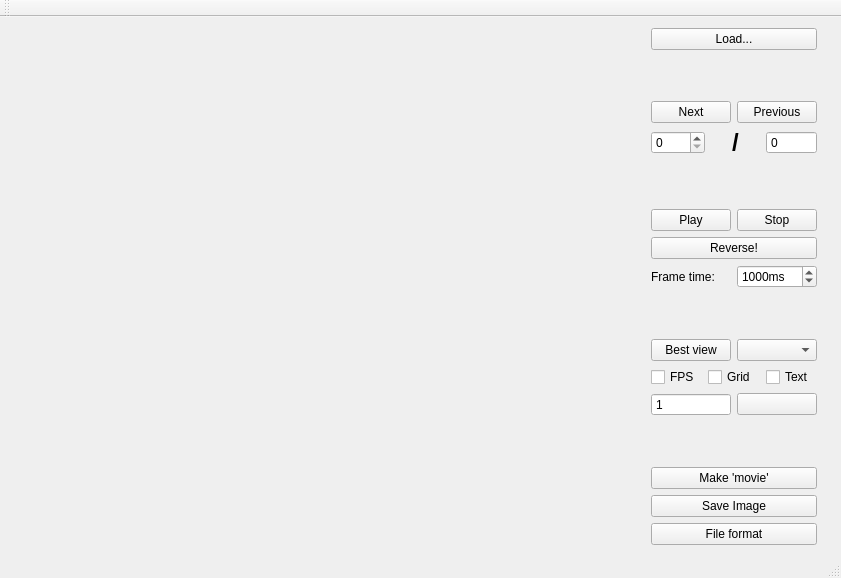
<?xml version="1.0" encoding="UTF-8"?>
<ui version="4.0">
 <class>MainWindow</class>
 <widget class="QMainWindow" name="MainWindow">
  <property name="geometry">
   <rect>
    <x>0</x>
    <y>0</y>
    <width>841</width>
    <height>578</height>
   </rect>
  </property>
  <property name="sizePolicy">
   <sizepolicy hsizetype="Expanding" vsizetype="Expanding">
    <horstretch>1</horstretch>
    <verstretch>1</verstretch>
   </sizepolicy>
  </property>
  <property name="windowTitle">
   <string>Diamond 3D Visualiser</string>
  </property>
  <widget class="QWidget" name="centralWidget">
   <property name="sizePolicy">
    <sizepolicy hsizetype="Expanding" vsizetype="Expanding">
     <horstretch>1</horstretch>
     <verstretch>1</verstretch>
    </sizepolicy>
   </property>
   <layout class="QHBoxLayout" name="horizontalLayout">
    <item>
     <layout class="QHBoxLayout" name="layoutMain" stretch="0,0">
      <property name="spacing">
       <number>2</number>
      </property>
      <property name="sizeConstraint">
       <enum>QLayout::SetMaximumSize</enum>
      </property>
      <item>
       <widget class="LifeViewer" name="viewer" native="true">
        <property name="sizePolicy">
         <sizepolicy hsizetype="Expanding" vsizetype="Expanding">
          <horstretch>1</horstretch>
          <verstretch>1</verstretch>
         </sizepolicy>
        </property>
       </widget>
      </item>
      <item>
       <layout class="QVBoxLayout" name="layoutControl">
        <property name="sizeConstraint">
         <enum>QLayout::SetMinimumSize</enum>
        </property>
        <item>
         <widget class="QPushButton" name="bLoad">
          <property name="toolTip">
           <string>Загрузить данные из файла...</string>
          </property>
          <property name="text">
           <string>Load...</string>
          </property>
         </widget>
        </item>
        <item>
         <spacer name="verticalSpacer_7">
          <property name="orientation">
           <enum>Qt::Vertical</enum>
          </property>
          <property name="sizeHint" stdset="0">
           <size>
            <width>20</width>
            <height>40</height>
           </size>
          </property>
         </spacer>
        </item>
        <item>
         <layout class="QHBoxLayout" name="horizontalLayout_7">
          <item>
           <widget class="QPushButton" name="bNext">
            <property name="toolTip">
             <string>Следующий шаг</string>
            </property>
            <property name="text">
             <string>Next</string>
            </property>
           </widget>
          </item>
          <item>
           <widget class="QPushButton" name="bPrev">
            <property name="toolTip">
             <string>Предыдущий шаг</string>
            </property>
            <property name="text">
             <string>Previous</string>
            </property>
           </widget>
          </item>
         </layout>
        </item>
        <item>
         <layout class="QHBoxLayout" name="horizontalLayout_2">
          <item>
           <widget class="QSpinBox" name="sbNum">
            <property name="toolTip">
             <string>Текущий шаг</string>
            </property>
            <property name="maximum">
             <number>9000</number>
            </property>
           </widget>
          </item>
          <item>
           <widget class="QLabel" name="lSlash">
            <property name="font">
             <font>
              <pointsize>18</pointsize>
              <weight>75</weight>
              <bold>true</bold>
             </font>
            </property>
            <property name="text">
             <string>/</string>
            </property>
            <property name="alignment">
             <set>Qt::AlignCenter</set>
            </property>
           </widget>
          </item>
          <item>
           <widget class="QSpinBox" name="sbMax">
            <property name="toolTip">
             <string>Максимальный номер шага</string>
            </property>
            <property name="readOnly">
             <bool>true</bool>
            </property>
            <property name="buttonSymbols">
             <enum>QAbstractSpinBox::NoButtons</enum>
            </property>
            <property name="maximum">
             <number>16777215</number>
            </property>
           </widget>
          </item>
         </layout>
        </item>
        <item>
         <spacer name="verticalSpacer">
          <property name="orientation">
           <enum>Qt::Vertical</enum>
          </property>
          <property name="sizeHint" stdset="0">
           <size>
            <width>20</width>
            <height>40</height>
           </size>
          </property>
         </spacer>
        </item>
        <item>
         <layout class="QHBoxLayout" name="horizontalLayout_4" stretch="1,1">
          <property name="sizeConstraint">
           <enum>QLayout::SetMinimumSize</enum>
          </property>
          <item>
           <widget class="QPushButton" name="bPlay">
            <property name="sizePolicy">
             <sizepolicy hsizetype="Minimum" vsizetype="Fixed">
              <horstretch>1</horstretch>
              <verstretch>0</verstretch>
             </sizepolicy>
            </property>
            <property name="toolTip">
             <string>Начать проигрывание анимации</string>
            </property>
            <property name="text">
             <string>Play</string>
            </property>
            <property name="flat">
             <bool>false</bool>
            </property>
           </widget>
          </item>
          <item>
           <widget class="QPushButton" name="bStop">
            <property name="sizePolicy">
             <sizepolicy hsizetype="Minimum" vsizetype="Fixed">
              <horstretch>1</horstretch>
              <verstretch>0</verstretch>
             </sizepolicy>
            </property>
            <property name="toolTip">
             <string>Остановить проигрывание</string>
            </property>
            <property name="text">
             <string>Stop</string>
            </property>
           </widget>
          </item>
         </layout>
        </item>
        <item>
         <widget class="QPushButton" name="bPlayBack">
          <property name="sizePolicy">
           <sizepolicy hsizetype="Minimum" vsizetype="Fixed">
            <horstretch>1</horstretch>
            <verstretch>0</verstretch>
           </sizepolicy>
          </property>
          <property name="toolTip">
           <string>Сменить направление проигрывания анимации</string>
          </property>
          <property name="text">
           <string>Reverse!</string>
          </property>
          <property name="flat">
           <bool>false</bool>
          </property>
         </widget>
        </item>
        <item>
         <layout class="QHBoxLayout" name="horizontalLayout_5">
          <property name="sizeConstraint">
           <enum>QLayout::SetMinimumSize</enum>
          </property>
          <item>
           <widget class="QLabel" name="label">
            <property name="text">
             <string>Frame time:</string>
            </property>
           </widget>
          </item>
          <item>
           <widget class="QSpinBox" name="sbAnimDelay">
            <property name="toolTip">
             <string>Длительность одного кадра при анимации</string>
            </property>
            <property name="suffix">
             <string>ms</string>
            </property>
            <property name="minimum">
             <number>100</number>
            </property>
            <property name="maximum">
             <number>20000</number>
            </property>
            <property name="singleStep">
             <number>100</number>
            </property>
            <property name="value">
             <number>1000</number>
            </property>
           </widget>
          </item>
         </layout>
        </item>
        <item>
         <spacer name="verticalSpacer_8">
          <property name="orientation">
           <enum>Qt::Vertical</enum>
          </property>
          <property name="sizeHint" stdset="0">
           <size>
            <width>20</width>
            <height>40</height>
           </size>
          </property>
         </spacer>
        </item>
        <item>
         <layout class="QHBoxLayout" name="horizontalLayout_6">
          <item>
           <widget class="QPushButton" name="bOpt">
            <property name="toolTip">
             <string>Установить камеру в наиболее оптимальную (по мнению программы) точку</string>
            </property>
            <property name="text">
             <string>Best view</string>
            </property>
           </widget>
          </item>
          <item>
           <widget class="QComboBox" name="cbType">
            <property name="toolTip">
             <string>Тип отрисовки</string>
            </property>
           </widget>
          </item>
         </layout>
        </item>
        <item>
         <layout class="QHBoxLayout" name="horizontalLayout_3">
          <item>
           <widget class="QCheckBox" name="cbFPS">
            <property name="toolTip">
             <string>Показывать FPS</string>
            </property>
            <property name="text">
             <string>FPS</string>
            </property>
           </widget>
          </item>
          <item>
           <widget class="QCheckBox" name="cbGrid">
            <property name="toolTip">
             <string>Показывать сетку в плоскости XY</string>
            </property>
            <property name="text">
             <string>Grid</string>
            </property>
           </widget>
          </item>
          <item>
           <widget class="QCheckBox" name="cbText">
            <property name="toolTip">
             <string>Показывать имя файла и номер шага</string>
            </property>
            <property name="text">
             <string>Text</string>
            </property>
           </widget>
          </item>
         </layout>
        </item>
        <item>
         <layout class="QHBoxLayout" name="horizontalLayout_8">
          <item>
           <widget class="QSpinBox" name="sbColorW">
            <property name="toolTip">
             <string>Выбрать тип клеток для установки цвета</string>
            </property>
            <property name="buttonSymbols">
             <enum>QAbstractSpinBox::NoButtons</enum>
            </property>
            <property name="minimum">
             <number>1</number>
            </property>
           </widget>
          </item>
          <item>
           <widget class="QPushButton" name="pColorC">
            <property name="toolTip">
             <string>Установить цвет для выбранного типа клеток</string>
            </property>
            <property name="text">
             <string/>
            </property>
           </widget>
          </item>
         </layout>
        </item>
        <item>
         <spacer name="verticalSpacer_9">
          <property name="orientation">
           <enum>Qt::Vertical</enum>
          </property>
          <property name="sizeHint" stdset="0">
           <size>
            <width>20</width>
            <height>40</height>
           </size>
          </property>
         </spacer>
        </item>
        <item>
         <widget class="QPushButton" name="pbMovie">
          <property name="toolTip">
           <string>Последовательно сохранить в отдлеьные файлы все изображения шагов (камера фиксирована)</string>
          </property>
          <property name="text">
           <string>Make 'movie'</string>
          </property>
         </widget>
        </item>
        <item>
         <widget class="QPushButton" name="bSaveImg">
          <property name="toolTip">
           <string>Сохраниьт текущую картинку в файл</string>
          </property>
          <property name="text">
           <string>Save Image</string>
          </property>
         </widget>
        </item>
        <item>
         <layout class="QVBoxLayout" name="verticalLayout">
          <item>
           <widget class="QPushButton" name="bSetSnapFormat">
            <property name="toolTip">
             <string>Выбрать формат файла для сохранения изображений</string>
            </property>
            <property name="text">
             <string>File format</string>
            </property>
           </widget>
          </item>
         </layout>
        </item>
       </layout>
      </item>
     </layout>
    </item>
    <item>
     <widget class="QLabel" name="label_2">
      <property name="text">
       <string/>
      </property>
      <property name="pixmap">
       <pixmap>state_legend.png</pixmap>
      </property>
     </widget>
    </item>
   </layout>
  </widget>
  <widget class="QMenuBar" name="menuBar">
   <property name="geometry">
    <rect>
     <x>0</x>
     <y>0</y>
     <width>841</width>
     <height>23</height>
    </rect>
   </property>
  </widget>
  <widget class="QToolBar" name="mainToolBar">
   <attribute name="toolBarArea">
    <enum>TopToolBarArea</enum>
   </attribute>
   <attribute name="toolBarBreak">
    <bool>false</bool>
   </attribute>
  </widget>
  <widget class="QStatusBar" name="statusBar"/>
 </widget>
 <layoutdefault spacing="6" margin="11"/>
 <customwidgets>
  <customwidget>
   <class>LifeViewer</class>
   <extends>QWidget</extends>
   <header>lifeviewer.h</header>
   <container>1</container>
   <slots>
    <signal>frameChanged(int)</signal>
    <signal>frameMaxChanged(int)</signal>
    <slot>nextFrame()</slot>
    <slot>prevFrame()</slot>
    <slot>gotoFrame(int)</slot>
    <slot>loadData()</slot>
    <slot>setFPSIsDisplayed(bool)</slot>
    <slot>setGridIsDrawn(bool)</slot>
    <slot>setStereoDisplay(bool)</slot>
    <slot>openSnapshotFormatDialog()</slot>
    <slot>showEntireScene()</slot>
    <slot>saveSnapshot()</slot>
    <slot>startAnimation()</slot>
    <slot>stopAnimation()</slot>
    <slot>setAnimationPeriod(int)</slot>
    <slot>setShowText(bool)</slot>
    <slot>setDrawingMode(int)</slot>
    <slot>startReverseAnimation()</slot>
   </slots>
  </customwidget>
 </customwidgets>
 <resources/>
 <connections>
  <connection>
   <sender>bLoad</sender>
   <signal>clicked()</signal>
   <receiver>viewer</receiver>
   <slot>loadData()</slot>
   <hints>
    <hint type="sourcelabel">
     <x>749</x>
     <y>49</y>
    </hint>
    <hint type="destinationlabel">
     <x>578</x>
     <y>70</y>
    </hint>
   </hints>
  </connection>
  <connection>
   <sender>bNext</sender>
   <signal>clicked()</signal>
   <receiver>viewer</receiver>
   <slot>nextFrame()</slot>
   <hints>
    <hint type="sourcelabel">
     <x>685</x>
     <y>124</y>
    </hint>
    <hint type="destinationlabel">
     <x>573</x>
     <y>90</y>
    </hint>
   </hints>
  </connection>
  <connection>
   <sender>bPrev</sender>
   <signal>clicked()</signal>
   <receiver>viewer</receiver>
   <slot>prevFrame()</slot>
   <hints>
    <hint type="sourcelabel">
     <x>828</x>
     <y>132</y>
    </hint>
    <hint type="destinationlabel">
     <x>576</x>
     <y>222</y>
    </hint>
   </hints>
  </connection>
  <connection>
   <sender>sbNum</sender>
   <signal>valueChanged(int)</signal>
   <receiver>viewer</receiver>
   <slot>gotoFrame(int)</slot>
   <hints>
    <hint type="sourcelabel">
     <x>712</x>
     <y>166</y>
    </hint>
    <hint type="destinationlabel">
     <x>569</x>
     <y>189</y>
    </hint>
   </hints>
  </connection>
  <connection>
   <sender>viewer</sender>
   <signal>frameChanged(int)</signal>
   <receiver>sbNum</receiver>
   <slot>setValue(int)</slot>
   <hints>
    <hint type="sourcelabel">
     <x>565</x>
     <y>161</y>
    </hint>
    <hint type="destinationlabel">
     <x>712</x>
     <y>166</y>
    </hint>
   </hints>
  </connection>
  <connection>
   <sender>viewer</sender>
   <signal>frameMaxChanged(int)</signal>
   <receiver>sbMax</receiver>
   <slot>setValue(int)</slot>
   <hints>
    <hint type="sourcelabel">
     <x>534</x>
     <y>135</y>
    </hint>
    <hint type="destinationlabel">
     <x>756</x>
     <y>144</y>
    </hint>
   </hints>
  </connection>
  <connection>
   <sender>bSetSnapFormat</sender>
   <signal>clicked()</signal>
   <receiver>viewer</receiver>
   <slot>openSnapshotFormatDialog()</slot>
   <hints>
    <hint type="sourcelabel">
     <x>688</x>
     <y>521</y>
    </hint>
    <hint type="destinationlabel">
     <x>597</x>
     <y>450</y>
    </hint>
   </hints>
  </connection>
  <connection>
   <sender>bOpt</sender>
   <signal>clicked()</signal>
   <receiver>viewer</receiver>
   <slot>showEntireScene()</slot>
   <hints>
    <hint type="sourcelabel">
     <x>681</x>
     <y>335</y>
    </hint>
    <hint type="destinationlabel">
     <x>597</x>
     <y>318</y>
    </hint>
   </hints>
  </connection>
  <connection>
   <sender>bSaveImg</sender>
   <signal>clicked()</signal>
   <receiver>viewer</receiver>
   <slot>saveSnapshot()</slot>
   <hints>
    <hint type="sourcelabel">
     <x>656</x>
     <y>483</y>
    </hint>
    <hint type="destinationlabel">
     <x>597</x>
     <y>418</y>
    </hint>
   </hints>
  </connection>
  <connection>
   <sender>cbFPS</sender>
   <signal>clicked(bool)</signal>
   <receiver>viewer</receiver>
   <slot>setFPSIsDisplayed(bool)</slot>
   <hints>
    <hint type="sourcelabel">
     <x>705</x>
     <y>382</y>
    </hint>
    <hint type="destinationlabel">
     <x>597</x>
     <y>380</y>
    </hint>
   </hints>
  </connection>
  <connection>
   <sender>cbGrid</sender>
   <signal>clicked(bool)</signal>
   <receiver>viewer</receiver>
   <slot>setGridIsDrawn(bool)</slot>
   <hints>
    <hint type="sourcelabel">
     <x>767</x>
     <y>382</y>
    </hint>
    <hint type="destinationlabel">
     <x>597</x>
     <y>400</y>
    </hint>
   </hints>
  </connection>
  <connection>
   <sender>pbMovie</sender>
   <signal>clicked()</signal>
   <receiver>MainWindow</receiver>
   <slot>makeMovie()</slot>
   <hints>
    <hint type="sourcelabel">
     <x>756</x>
     <y>452</y>
    </hint>
    <hint type="destinationlabel">
     <x>722</x>
     <y>312</y>
    </hint>
   </hints>
  </connection>
  <connection>
   <sender>bPlay</sender>
   <signal>clicked()</signal>
   <receiver>viewer</receiver>
   <slot>startAnimation()</slot>
   <hints>
    <hint type="sourcelabel">
     <x>737</x>
     <y>228</y>
    </hint>
    <hint type="destinationlabel">
     <x>597</x>
     <y>270</y>
    </hint>
   </hints>
  </connection>
  <connection>
   <sender>bStop</sender>
   <signal>clicked()</signal>
   <receiver>viewer</receiver>
   <slot>stopAnimation()</slot>
   <hints>
    <hint type="sourcelabel">
     <x>828</x>
     <y>228</y>
    </hint>
    <hint type="destinationlabel">
     <x>597</x>
     <y>284</y>
    </hint>
   </hints>
  </connection>
  <connection>
   <sender>sbAnimDelay</sender>
   <signal>valueChanged(int)</signal>
   <receiver>viewer</receiver>
   <slot>setAnimationPeriod(int)</slot>
   <hints>
    <hint type="sourcelabel">
     <x>828</x>
     <y>294</y>
    </hint>
    <hint type="destinationlabel">
     <x>597</x>
     <y>298</y>
    </hint>
   </hints>
  </connection>
  <connection>
   <sender>cbText</sender>
   <signal>clicked(bool)</signal>
   <receiver>viewer</receiver>
   <slot>setShowText(bool)</slot>
   <hints>
    <hint type="sourcelabel">
     <x>828</x>
     <y>382</y>
    </hint>
    <hint type="destinationlabel">
     <x>597</x>
     <y>363</y>
    </hint>
   </hints>
  </connection>
  <connection>
   <sender>cbType</sender>
   <signal>currentIndexChanged(int)</signal>
   <receiver>viewer</receiver>
   <slot>setDrawingMode(int)</slot>
   <hints>
    <hint type="sourcelabel">
     <x>828</x>
     <y>353</y>
    </hint>
    <hint type="destinationlabel">
     <x>590</x>
     <y>336</y>
    </hint>
   </hints>
  </connection>
  <connection>
   <sender>sbColorW</sender>
   <signal>valueChanged(int)</signal>
   <receiver>MainWindow</receiver>
   <slot>setColorWChanged(int)</slot>
   <hints>
    <hint type="sourcelabel">
     <x>737</x>
     <y>416</y>
    </hint>
    <hint type="destinationlabel">
     <x>676</x>
     <y>413</y>
    </hint>
   </hints>
  </connection>
  <connection>
   <sender>pColorC</sender>
   <signal>clicked()</signal>
   <receiver>MainWindow</receiver>
   <slot>setColorClicked()</slot>
   <hints>
    <hint type="sourcelabel">
     <x>828</x>
     <y>417</y>
    </hint>
    <hint type="destinationlabel">
     <x>745</x>
     <y>398</y>
    </hint>
   </hints>
  </connection>
  <connection>
   <sender>bPlayBack</sender>
   <signal>clicked()</signal>
   <receiver>viewer</receiver>
   <slot>startReverseAnimation()</slot>
   <hints>
    <hint type="sourcelabel">
     <x>829</x>
     <y>262</y>
    </hint>
    <hint type="destinationlabel">
     <x>280</x>
     <y>287</y>
    </hint>
   </hints>
  </connection>
 </connections>
 <slots>
  <slot>makeMovie()</slot>
  <slot>setColorClicked()</slot>
  <slot>setColorWChanged(int)</slot>
 </slots>
</ui>
